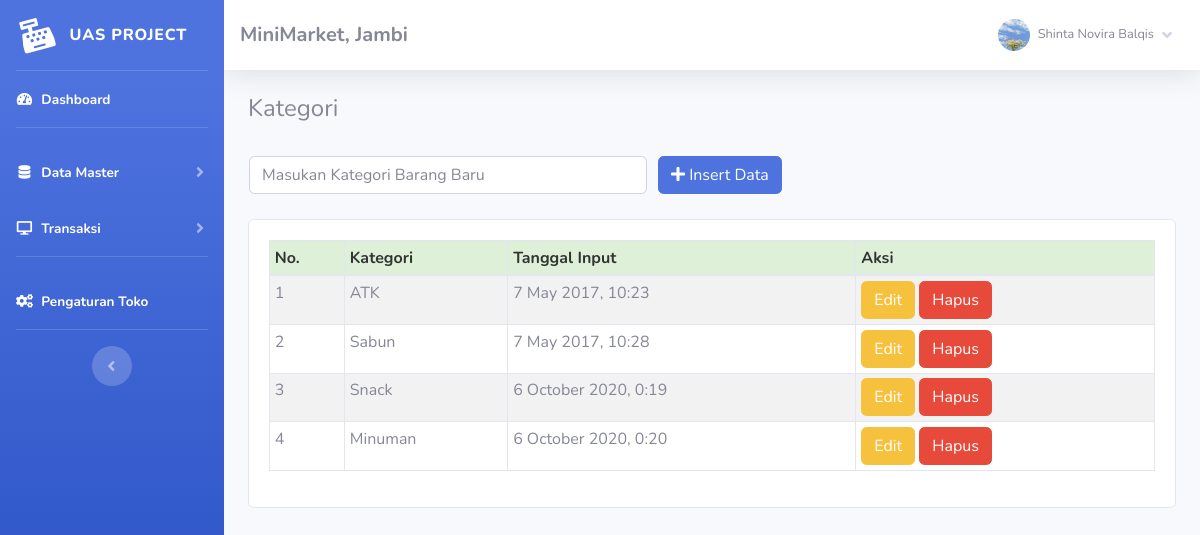
Screenshot of /index.php?page=kategori (signed in) with the database file from the repository.
### tables this page shows
CREATE TABLE `toko` (
  `id_toko` int(11) NOT NULL,
  `nama_toko` varchar(255) NOT NULL,
  `alamat_toko` text NOT NULL,
  `tlp` varchar(255) NOT NULL,
  `nama_pemilik` varchar(255) NOT NULL
);

CREATE TABLE `member` (
  `id_member` int(11) NOT NULL,
  `nm_member` varchar(255) NOT NULL,
  `alamat_member` text NOT NULL,
  `telepon` varchar(255) NOT NULL,
  `email` varchar(255) NOT NULL,
  `gambar` text NOT NULL,
  `NIK` text NOT NULL
);

CREATE TABLE `kategori` (
  `id_kategori` int(11) NOT NULL,
  `nama_kategori` varchar(255) NOT NULL,
  `tgl_input` varchar(255) NOT NULL
);

### admin/module/kategori/index.php (the view, shortened to what this page needs)
<h4>Kategori</h4>
<br />
<?php
	if(!empty($_GET['uid'])){
	$sql = "SELECT * FROM kategori WHERE id_kategori = ?";
	$row = $config->prepare($sql);
	$row->execute(array($_GET['uid']));
	$edit = $row->fetch();
?>
<form method="POST" action="fungsi/edit/edit.php?kategori=edit">
    <table>
        <tr>
            <td style="width:25pc;"><input type="text" class="form-control" value="<?= $edit['nama_kategori'];?>"
                    required name="kategori" placeholder="Masukan Kategori Barang Baru">
                <input type="hidden" name="id" value="<?= $edit['id_kategori'];?>">
            </td>
            <td style="padding-left:10px;"><button id="tombol-simpan" class="btn btn-primary"><i class="fa fa-edit"></i>
                    Ubah Data</button></td>
        </tr>
    </table>
</form>
<?php }else{?>
<form method="POST" action="fungsi/tambah/tambah.php?kategori=tambah">
    <table>
        <tr>
            <td style="width:25pc;"><input type="text" class="form-control" required name="kategori"
                    placeholder="Masukan Kategori Barang Baru"></td>
            <td style="padding-left:10px;"><button id="tombol-simpan" class="btn btn-primary"><i class="fa fa-plus"></i>
                    Insert Data</button></td>
        </tr>
    </table>
</form>
<?php }?>
<br />
<div class="card card-body">
    <div class="table-responsive">
        <table class="table table-bordered table-striped table-sm" id="example1">
            <thead>
                <tr style="background:#DFF0D8;color:#333;">
                    <th>No.</th>
                    <th>Kategori</th>
                    <th>Tanggal Input</th>
                    <th>Aksi</th>
                </tr>
            </thead>
            <tbody>
                <?php
				$hasil = $lihat -> kategori();
				$no=1;
				foreach($hasil as $isi){
			?>
                <tr>
                    <td><?php echo $no;?></td>
                    <td><?php echo $isi['nama_kategori'];?></td>
                    <td><?php echo $isi['tgl_input'];?></td>
                    <td>
                        <a href="index.php?page=kategori&uid=<?php echo $isi['id_kategori'];?>"><button
                                class="btn btn-warning">Edit</button></a>
                        <a href="fungsi/hapus/hapus.php?kategori=hapus&id=<?php echo $isi['id_kategori'];?>"
                            onclick="javascript:return confirm('Hapus Data Kategori ?');"><button
                                class="btn btn-danger">Hapus</button></a>
                    </td>
                </tr>
                <?php $no++; }?>
            </tbody>
        </table>
    </div>
</div>

### admin/template/sidebar.php (shortened to what this page needs)
<?php
    $id = $_SESSION['admin']['id_member'];
    $hasil_profil = $lihat -> member_edit($id);
?>
<ul class="navbar-nav bg-gradient-primary sidebar sidebar-dark accordion" id="accordionSidebar">
    <a class="sidebar-brand d-flex align-items-center justify-content-center" href="index.php">
        <div class="sidebar-brand-icon rotate-n-15">
            <i class="fas fa-cash-register"></i>
        </div>
        <div class="sidebar-brand-text mx-3">UAS PROJECT<sup></sup></div>
    </a>
    <hr class="sidebar-divider my-0">
    <li class="nav-item active">
        <a class="nav-link" href="index.php">
            <i class="fas fa-fw fa-tachometer-alt"></i>
            <span>Dashboard</span></a>
    </li>
    <hr class="sidebar-divider">
    <li class="nav-item active">
        <a class="nav-link collapsed" href="#" data-toggle="collapse" data-target="#collapseTwo" aria-expanded="true"
            aria-controls="collapseTwo">
            <i class="fas fa-fw fa-database"></i>
            <span>Data Master</span>
        </a>
    </li>
    <li class="nav-item active">
        <a class="nav-link collapsed" href="#" data-toggle="collapse" data-target="#collapse3" aria-expanded="true"
            aria-controls="collapse3">
            <i class="fas fa-fw fa-desktop"></i>
            <span>Transaksi</span>
        </a>
    </li>
    <hr class="sidebar-divider">
    <li class="nav-item active">
        <a class="nav-link" href="index.php?page=pengaturan">
            <i class="fas fa-fw fa-cogs"></i>
            <span>Pengaturan Toko</span></a>
    </li>
    <hr class="sidebar-divider d-none d-md-block">
    <div class="text-center d-none d-md-inline">
        <button class="rounded-circle border-0" id="sidebarToggle"></button>
    </div>
</ul>
<div id="content-wrapper" class="d-flex flex-column">
    <div id="content">
        <nav class="navbar navbar-expand navbar-light bg-white topbar mb-4 static-top shadow">
            <h5 class="d-lg-block d-none mt-2"><b><?php echo $toko['nama_toko'];?>, <?php echo $toko['alamat_toko'];?></b></h5>
            <ul class="navbar-nav ml-auto">
                <li class="nav-item dropdown no-arrow">
                    <a class="nav-link dropdown-toggle" href="#" id="userDropdown" role="button" data-toggle="dropdown"
                        aria-haspopup="true" aria-expanded="false">
                        <img class="img-profile rounded-circle"
                            src="assets/img/user/<?php echo $hasil_profil['gambar'];?>">
                        <span
                            class="mr-2 d-none d-lg-inline text-gray-600 small ml-2"><?php echo $hasil_profil['nm_member'];?></span>
                        <i class="fas fa-angle-down"></i>
                    </a>
                </li>
            </ul>
        </nav>
        <div class="container-fluid">

### rows the page displays
toko: nama_toko "MiniMarket", alamat_toko "Jambi"
kategori: nama_kategori "ATK", tgl_input "7 May 2017, 10:23"
kategori: nama_kategori "Sabun", tgl_input "7 May 2017, 10:28"
kategori: nama_kategori "Snack", tgl_input "6 October 2020, 0:19"
kategori: nama_kategori "Minuman", tgl_input "6 October 2020, 0:20"

### other values shown
$hasil_profil['nm_member'] "Shinta Novira Balqis"
